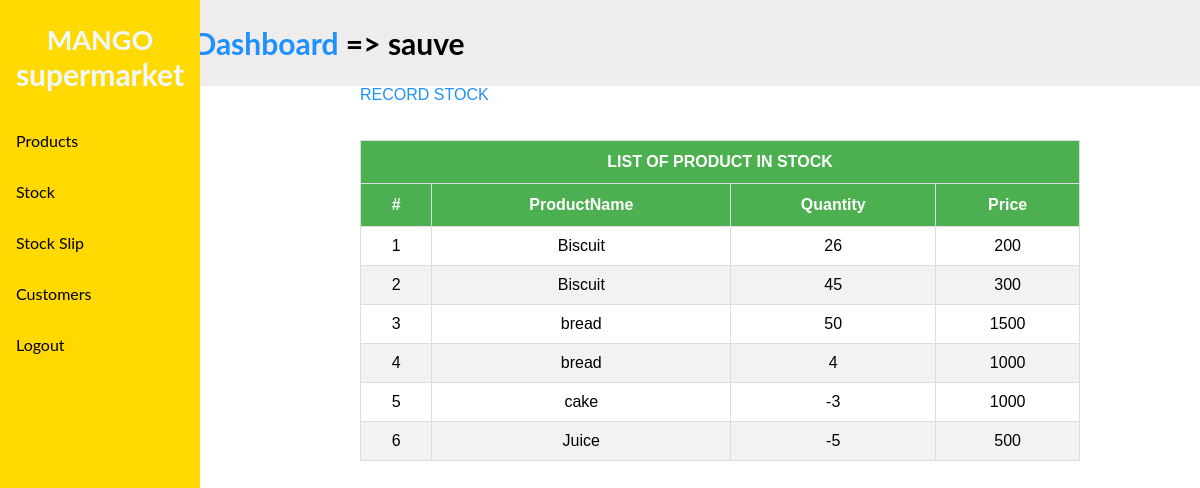
/vstock.php (signed in), run on the app's committed database.
### tables this page shows
CREATE TABLE `stock` (
  `stockId` int(11) NOT NULL,
  `productId` int(11) NOT NULL,
  `quantity` text NOT NULL,
  `unitPrice` text NOT NULL
);

CREATE TABLE `product` (
  `productId` int(11) NOT NULL,
  `ProductName` text NOT NULL
);

### vstock.php (the view, shortened to what this page needs)
<?php
include 'menus.php';
?>
<div id="customers">
<a href="stock.php">RECORD STOCK</a>
</div><table id="customers">
<tr>
        <th colspan="4"> LIST OF PRODUCT IN STOCK</th>
    </tr>
    <tr>
    <th>#</th>
    <th>ProductName</th>
    <th>Quantity</th>
    <th >Price</th>
    </tr>
<?php
$sign="SELECT * FROM product,stock WHERE product.productId=stock.productId ORDER BY product.ProductName ASC";
$si=$con->query($sign);
if ($si->num_rows > 0) {
    $i=1;
    while ($row=$si->fetch_assoc()) {
        $pname=$row['ProductName'];
        $quantity=$row['quantity'];
        $price=$row['unitPrice'];
        ?>
    <tr>
    <td><?= $i++;?></td>
    <td><?= $pname;?></td>
    <td><?= $quantity;?></td>
    <td><?= $price;?></td>
    </tr>
        <?php
    }
}
else{
    ?>
    <tr>
        <td colspan="3">No Product Found In The Table</td>
    </tr>
    <?php
}
?>
</table>

### css/main.css (style rules this page uses)
* { text-decoration: none; }
a { color: dodgerblue; }
#customers { margin-left: 30%; font-family: "Trebuchet MS", Arial, Helvetica, sans-serif; border-collapse: collapse; width: 60%; }
table { margin-top: 3%; text-align: center; align-items: center; }
#customers td, #customers th { border: 1px solid #ddd; padding: 10px; }
#customers tr:nth-child(even) { background-color: #f2f2f2; }
#customers th { padding-top: 12px; padding-bottom: 12px; text-align: center; background-color: #4CAF50; color: white; }

### data on the page
stock: productId.ProductName "Biscuit", quantity "26", unitPrice "200"
stock: productId.ProductName "Biscuit", quantity "45", unitPrice "300"
stock: productId.ProductName "bread", quantity "50", unitPrice "1500"
stock: productId.ProductName "bread", quantity "4", unitPrice "1000"
stock: productId.ProductName "cake", quantity "-3", unitPrice "1000"
stock: productId.ProductName "Juice", quantity "-5", unitPrice "500"

### other printed values
$_SESSION['username'] "sauve"
